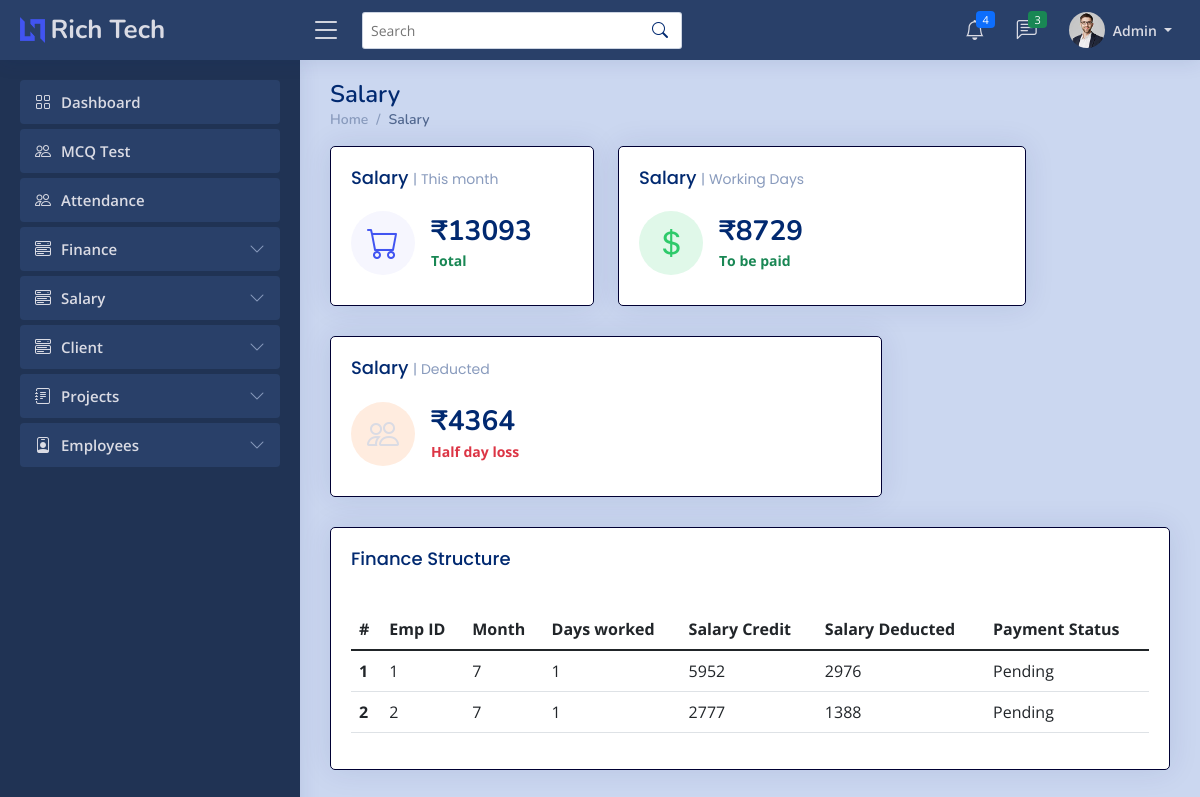
The page /admin/allsalary.php (signed in) on the database as committed earlier.
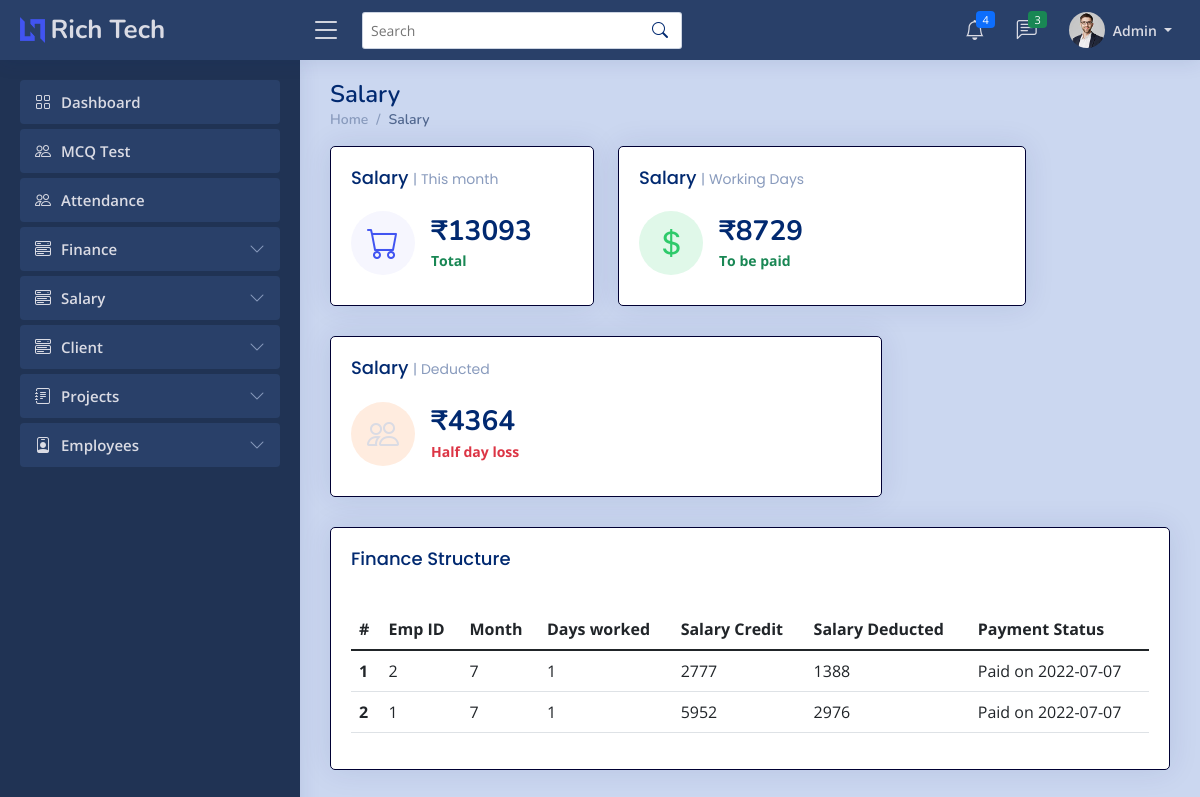
The same page on the database as committed later.
### tables this page shows
CREATE TABLE `salpayt` (
  `Id` int(7) NOT NULL,
  `euid` varchar(255) NOT NULL,
  `month` int(7) NOT NULL,
  `year` int(7) NOT NULL,
  `daysworked` int(7) NOT NULL,
  `bonus` int(12) DEFAULT NULL,
  `tsalary` int(11) NOT NULL,
  `dsalary` int(12) NOT NULL,
  `gsalary` int(7) DEFAULT NULL,
  `gdate` date DEFAULT NULL
);

### admin/allsalary.php (the view, shortened to what this page needs)
<?php
    if ($_SESSION['erole'] == "admin"){
?>
<!DOCTYPE html>
<html lang="en">
<head>
  <link href="../assets/vendor/bootstrap/css/bootstrap.min.css" rel="stylesheet">
  <link rel="stylesheet" href="../assets/vendor/bootstrap-icons/bootstrap-icons.css?v=<?php echo time(); ?>">
  <link href="../assets/vendor/boxicons/css/boxicons.min.css" rel="stylesheet">
  <link href="../assets/vendor/quill/quill.snow.css" rel="stylesheet">
  <link href="../assets/vendor/quill/quill.bubble.css" rel="stylesheet">
  <link href="../assets/vendor/remixicon/remixicon.css" rel="stylesheet">
  <link href="../assets/vendor/simple-datatables/style.css" rel="stylesheet">
  <link rel="stylesheet" href="../assets/css/style.css?v=<?php echo time(); ?>">
</head>
<body>
  <main id="main" class="main">
    <div class="pagetitle">
      <h1>Salary</h1>
      <nav>
        <ol class="breadcrumb">
          <li class="breadcrumb-item"><a href="index.php">Home</a></li>
          <li class="breadcrumb-item active">Salary</li>
        </ol>
      </nav>
    </div>
    <section class="section dashboard">
      <div class="row">
        <div class="col-lg-12">
          <div class="row">
          <?php
              include '../imports/config.php';
              $conn = mysqli_connect($server_name, $username, $password, $database_name);
              include './imports/nav-admin.php';
              $sqltotalpay = "SELECT SUM(tsalary + dsalary) from salpayt";
              $resulttotalpay = mysqli_query($conn, $sqltotalpay);
              $rowtotalpay = mysqli_fetch_assoc($resulttotalpay);
              $total_pay = $rowtotalpay['SUM(tsalary + dsalary)'];
              $sqltopay = "SELECT SUM(tsalary) from salpayt";
              $resulttopay = mysqli_query($conn, $sqltopay);
              $rowtopay = mysqli_fetch_assoc($resulttopay);
              $to_be_paid_salary = $rowtopay['SUM(tsalary)'];
            ?>
            <div class="col-xxl-4 col-md-4">
              <div class="card info-card sales-card">
                <div class="card-body">
                  <h5 class="card-title">Salary <span>| This month</span></h5>
                  <div class="d-flex align-items-center">
                    <div class="card-icon rounded-circle d-flex align-items-center justify-content-center">
                      <i class="bi bi-cart"></i>
                    </div>
                    <div class="ps-3">
                      <h6> <?php echo '₹', $total_pay;  ?> </h6>
                      <span class="text-success small pt-1 fw-bold">Total </span>
                    </div>
                  </div>
                </div>
              </div>
            </div>
            <div class="col-xxl-4 col-md-6">
              <div class="card info-card revenue-card">
                <div class="card-body">
                  <h5 class="card-title">Salary <span>| Working Days</span></h5>
                  <div class="d-flex align-items-center">
                    <div class="card-icon rounded-circle d-flex align-items-center justify-content-center">
                      <i class="bi bi-currency-dollar"></i>
                    </div>
                    <div class="ps-3">
                      <h6> <?php echo '₹',  $to_be_paid_salary ; ?> </h6>
                      <span class="text-success small pt-1 fw-bold"> To be paid </span>
                    </div>
                  </div>
                </div>
              </div>
            </div>
            <div class="col-xxl-4 col-md-8">
              <div class="card info-card customers-card">
                <div class="card-body">
                  <h5 class="card-title">Salary <span>| Deducted</span></h5>
                  <div class="d-flex align-items-center">
                    <div class="card-icon rounded-circle d-flex align-items-center justify-content-center">
                      <i class="bi bi-people"></i>
                    </div>
                    <div class="ps-3">
                      <h6> <?php echo '₹', ($total_pay - $to_be_paid_salary); ?></h6>
                      <span class="text-danger small pt-1 fw-bold">Half day loss</span>
                    </div>
                  </div>
                </div>
              </div>
            </div>
      </div>
    </section>
    <div class="card">
            <div class="card-body">
              <h5 class="card-title">Finance Structure</h5>
              <?php
                echo "<table class='table table-bordered table-striped'>";
                echo '<table class="table datatable">';
                echo "<thead>";
                  echo"<tr>";
                    echo"<th>#</th>";
                    echo"<th>Emp ID</th>";
                    echo"<th>Month</th>";
                    echo"<th>Days worked</th>";
                    echo"<th>Salary Credit</th>";
                    echo"<th>Salary Deducted</th>";
                    echo"<th>Payment Status</th>";
                  echo"</tr>";
                echo"</thead>";
                echo"<tbody>";
                $curmonth = date('m');
                $sql = "SELECT * from salpayt where month = '$curmonth'";
                $result = mysqli_query($conn, $sql);
                $i = 1;
                while($row = mysqli_fetch_assoc($result)){
                  echo"<tr>";
                    echo"<th row>".$i."</th>";
                    echo"<td>".$row['euid']."</td>";
                    echo"<td>".$row['month']."</td>";
                    echo"<td>".$row['daysworked']."</td>";
                    echo"<td>".$row['tsalary']."</td>";
                    echo"<td>".$row['dsalary']."</td>";
                    if(is_null($row['gdate'])){
                      echo"<td>Pending</td>";
                    }else{
                      echo"<td>Paid on $row[gdate]</td>";
                    }
                  echo"</tr>";
                  $i++;
                }
                    ?>
                </tbody>
              </table>
            </div>
          </div>
  </main>
</body>
</html>
<?php
    }else{
        header("Location: ../index.php");
    }
?>

### admin/imports/nav-admin.php (shortened to what this page needs)
<header id="header" class="header fixed-top d-flex align-items-center">
  <div class="d-flex align-items-center justify-content-between">
    <a href="index.php" class="logo d-flex align-items-center">
      <img src="../assets/img/logo.png" alt="">
      <span class="d-none d-lg-block">Rich Tech</span>
    </a>
    <i class="bi bi-list toggle-sidebar-btn"></i>
  </div>
  <div class="search-bar">
    <form class="search-form d-flex align-items-center" method="POST" action="#">
      <input type="text" name="query" placeholder="Search" title="Enter search keyword">
      <button type="submit" title="Search"><i class="bi bi-search"></i></button>
    </form>
  </div>
  <nav class="header-nav ms-auto">
    <ul class="d-flex align-items-center">
      <li class="nav-item dropdown">
        <a class="nav-link nav-icon" href="#" data-bs-toggle="dropdown">
          <i class="bi bi-bell"></i>
          <span class="badge bg-primary badge-number">4</span>
        </a>
      </li>
      <li class="nav-item dropdown">
        <a class="nav-link nav-icon" href="#" data-bs-toggle="dropdown">
          <i class="bi bi-chat-left-text"></i>
          <span class="badge bg-success badge-number">3</span>
        </a>
      </li>
      <li class="nav-item dropdown pe-3">
        <a class="nav-link nav-profile d-flex align-items-center pe-0" href="#" data-bs-toggle="dropdown">
          <img src="../assets/img/profile-img.jpg" alt="Profile" class="rounded-circle">
          <span class="d-none d-md-block dropdown-toggle ps-2"> Admin </span>
        </a>
      </li>
    </ul>
  </nav>
</header>
<aside id="sidebar" class="sidebar">
  <ul class="sidebar-nav" id="sidebar-nav">
    <li class="nav-item">
      <a class="nav-link " href="index.php">
        <i class="bi bi-grid"></i>
        <span>Dashboard</span>
      </a>
    </li>
    <li class="nav-item">
      <a class="nav-link " href="../MCQ/dashboard.php">
        <i class="bi bi-people"></i>
        <span>MCQ Test</span>
      </a>
    </li>
          <li class="nav-item">
      <a class="nav-link " href="attendance.php">
        <i class="bi bi-people"></i>
        <span>Attendance</span>
      </a>
    </li>
    <li class="nav-item">
      <a class="nav-link collapsed" data-bs-target="#finance-nav" data-bs-toggle="collapse" href="#">
        <i class="bi bi-menu-button-wide"></i><span>Finance</span><i class="bi bi-chevron-down ms-auto"></i>
      </a>
    </li>
    <li class="nav-item">
      <a class="nav-link collapsed" data-bs-target="#salary-nav" data-bs-toggle="collapse" href="#">
        <i class="bi bi-menu-button-wide"></i><span>Salary</span><i class="bi bi-chevron-down ms-auto"></i>
      </a>
    </li>
    <li class="nav-item">
      <a class="nav-link collapsed" data-bs-target="#client-nav" data-bs-toggle="collapse" href="#">
        <i class="bi bi-menu-button-wide"></i><span>Client</span><i class="bi bi-chevron-down ms-auto"></i>
      </a>
    </li>
    <li class="nav-item">
      <a class="nav-link collapsed" data-bs-target="#projects-nav" data-bs-toggle="collapse" href="#">
        <i class="bi bi-journal-text"></i><span>Projects</span><i class="bi bi-chevron-down ms-auto"></i>
      </a>
    </li>
    <li class="nav-item">
      <a class="nav-link collapsed" data-bs-target="#employees-nav" data-bs-toggle="collapse" href="#">
        <i class="bi bi-person-badge"></i><span>Employees</span><i class="bi bi-chevron-down ms-auto"></i>
      </a>
    </li>
  </ul>
</aside>

### assets/css/style.css (style rules this page uses)
:root { scroll-behavior: smooth; }
body { font-family: "Open Sans", sans-serif; background: #cbd7f0; color: #444444; }
a { color: #4154f1; text-decoration: none; }
h1, h2, h3, h4, h5, h6 { font-family: "Nunito", sans-serif; }
#main { margin-top: 60px; padding: 20px 30px; transition: all 0.3s; }
.pagetitle { margin-bottom: 10px; }
.pagetitle h1 { font-size: 24px; margin-bottom: 0; font-weight: 600; color: #012970; }
.card { margin-bottom: 30px; border-width: 1px; border-color: #000033; border-radius: 5px; box-shadow: 0px 0 30px rgba(1, 41, 112, 0.1); }
.card-title { padding: 20px 0 15px 0; font-size: 18px; font-weight: 500; color: #012970; font-family: "Poppins", sans-serif; }
.card-title span { color: #899bbd; font-size: 14px; font-weight: 400; }
.card-body { padding: 0 20px 20px 20px; }
.breadcrumb { font-size: 14px; font-family: "Nunito", sans-serif; color: #899bbd; font-weight: 600; }
.breadcrumb a { color: #899bbd; transition: 0.3s; }
.breadcrumb .breadcrumb-item::before { color: #899bbd; }
.breadcrumb .active { color: #51678f; font-weight: 600; }
.logo { line-height: 1; }
@media (min-width: 1200px) { .logo { width: 280px; } }
.logo img { max-height: 26px; margin-right: 6px; }
.logo span { font-size: 26px; font-weight: 700; color: #dadbe4; font-family: "Nunito", sans-serif; }
.header { transition: all 0.5s; z-index: 997; height: 60px; box-shadow: 0px 2px 20px rgba(1, 41, 112, 0.1); background-color: #294069; padding-left: 20px; }
.header .toggle-sidebar-btn { font-size: 32px; padding-left: 10px; cursor: pointer; color: #012970; }
.header .search-bar { min-width: 360px; padding: 0 20px; }
.header .search-form { width: 100%; }
.header .search-form input { border: 0; font-size: 14px; color: #012970; border: 1px solid rgba(1, 41, 112, 0.2); padding: 7px 38px 7px 8px; border-radius: 3px; transition: 0.3s; width: 100%; }
.header .search-form button { border: 0; padding: 0; margin-left: -30px; background: none; }
.header .search-form button i { color: #012970; }
.header-nav ul { list-style: none; }
.header-nav > ul { margin: 0; padding: 0; }
.header-nav .nav-icon { font-size: 20px; color: #012970; }
.header-nav .nav-profile { color: #dadbe4; }
.header-nav .nav-profile img { max-height: 36px; }
.header-nav .nav-profile span { font-size: 14px; font-weight: 600; }
.header-nav .badge-number { position: absolute; inset: 4px 6px auto auto; font-weight: normal; font-size: 11px; padding: 3px 6px; }
.sidebar { position: fixed; top: 60px; left: 0; bottom: 0; width: 300px; z-index: 996; transition: all 0.3s; padding: 20px; overflow-y: auto; scrollbar-width: thin; scrollbar-color: #aab7cf transparent; box-shadow: 0px 0px 20px rgba(1, 41, 112, 0.1); background-color: #203354; }
@media (min-width: 1200px) { #main, #footer { margin-left: 300px; } }
.sidebar-nav { padding: 0; margin: 0; list-style: none; }
.sidebar-nav li { padding: 0; margin: 0; list-style: none; }
.sidebar-nav .nav-item { margin-bottom: 5px; }
.sidebar-nav .nav-link { display: flex; align-items: center; font-size: 15px; font-weight: 600; color: #dadbe4; transition: 0.3; background: #294069; padding: 10px 15px; border-radius: 4px; }
.sidebar-nav .nav-link i { font-size: 16px; margin-right: 10px; color: #4154f1; }
.sidebar-nav .nav-link.collapsed { color: #dadbe4; background: #294069; }
.sidebar-nav .nav-link.collapsed i { color: #899bbd; }
.sidebar-nav .nav-link .bi-chevron-down { margin-right: 0; transition: transform 0.2s ease-in-out; }
.dashboard .info-card { padding-bottom: 10px; }
.dashboard .info-card h6 { font-size: 28px; color: #012970; font-weight: 700; margin: 0; padding: 0; }
.dashboard .card-icon { font-size: 32px; line-height: 0; width: 64px; height: 64px; flex-shrink: 0; flex-grow: 0; }
.dashboard .sales-card .card-icon { color: #4154f1; background: #f6f6fe; }
.dashboard .revenue-card .card-icon { color: #2eca6a; background: #e0f8e9; }
.dashboard .customers-card .card-icon { color: #ff771d; background: #ffecdf; }

Rows that differ between the two databases and show on the page:
removed salpayt: euid "1", month "7", daysworked "1", tsalary "5952", dsalary "2976", shows "Pending"
changed salpayt (number 1 of 2 on the later page): gdate (not shown) → "2022-07-07"; gdate "Pending" → "Paid on"
added salpayt: euid "1", month "7", daysworked "1", tsalary "5952", dsalary "2976", gdate "2022-07-07"
